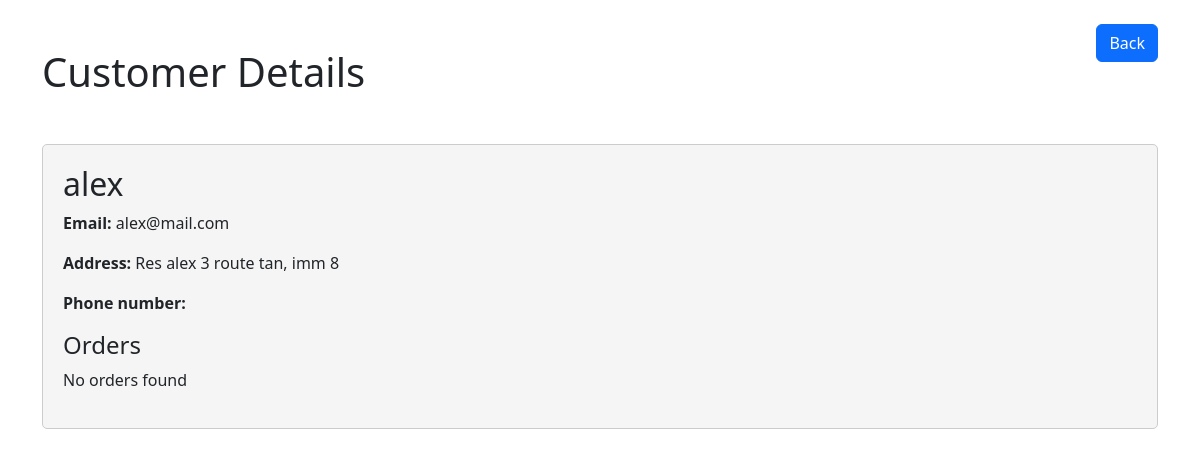
/admin/customers/view.php?id=2 (signed in), run on the app's committed database.
### tables this page shows
CREATE TABLE `users` (
  `id` int(11) NOT NULL,
  `username` varchar(255) NOT NULL,
  `email` varchar(255) NOT NULL,
  `address` varchar(100) DEFAULT NULL,
  `phone_number` varchar(20) DEFAULT NULL,
  `password` varchar(255) NOT NULL,
  `is_admin` tinyint(1) NOT NULL DEFAULT 0,
  `archived` tinyint(1) NOT NULL DEFAULT 0
);

### admin/customers/view.php (the view, shortened to what this page needs)
<!DOCTYPE html>
<html lang="en">
<head>
    <link href="https://cdn.jsdelivr.net/npm/bootstrap@5.2.3/dist/css/bootstrap.min.css" rel="stylesheet">
</head>
<body>
<div class="container">
        <header class="d-flex justify-content-between my-4">
            <h1 class="text-center my-4">Customer Details</h1>
            <div>
                <a href="index.php" class="btn btn-primary">Back</a>
            </div>
        </header>
        <div class="category-details my-4">
            <?php
        require_once "../../includes/db_connect.php";
        if(isset($_GET['id'])){
                    $id = mysqli_real_escape_string($conn, $_GET['id']);
                    $sql = "SELECT * FROM users WHERE id = $id";
                    $result = mysqli_query($conn, $sql);
                    $orderIds = [];
                    if(mysqli_num_rows($result) > 0){
                        while($row = mysqli_fetch_assoc($result)){
                            echo "<h2>".$row['username']."</h2>";
                            echo "<p><strong>Email: </strong>".$row['email']."</p>";
                            echo "<p><strong>Address: </strong>".$row['address']."</p>";
                            echo "<p><strong>Phone number: </strong>".$row['phone_number']."</p>";
                            echo "<h4>Orders</h4>";
                            if(count($orderIds) > 0){
                                echo "<ul>";
                                foreach($orderIds as $orderId){
                                    echo "<li><a href='../orders/view.php?id=".$orderId."'>Order ID: ".$orderId."</a></li>";
                                }
                                echo "</ul>";
                            }else{
                                echo "<p>No orders found</p>";
                            }
                        }
                    }else{
                        echo "No such Customer found";
                    }
                }else{
                    header("Location: index.php");
                }
            ?>
        </div>
</div>
</body>
</html>

### admin/customers/view.php (style rules this page uses)
.category-details { border: 1px solid #ccc; padding: 20px; border-radius: 5px; background-color: #f5f5f5; }

### data on the page
users: username "alex", email "alex@mail.com", address "Res alex 3 route tan, imm 8"
